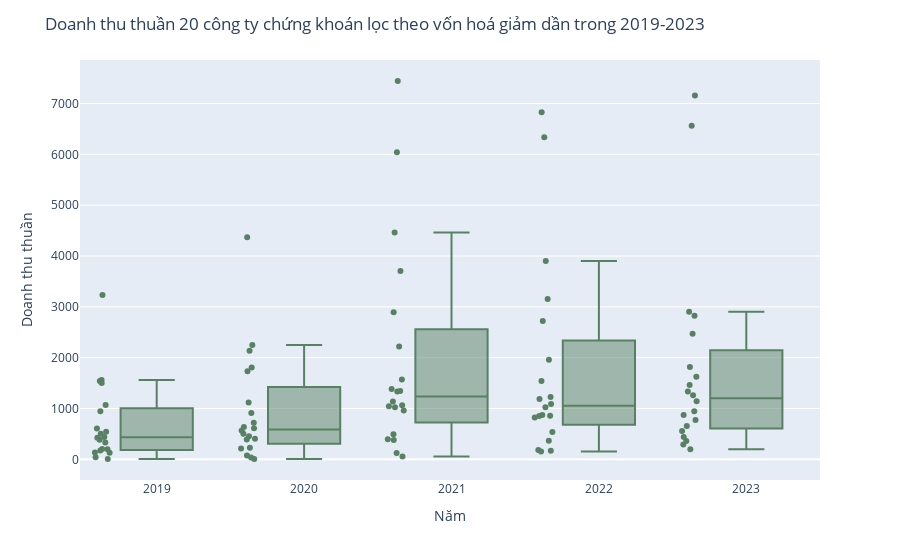

Notebook source saved alongside this figure:
### Code cell
import plotly.express as px
title="Doanh thu thuần 20 công ty chứng khoán lọc theo vốn hoá giảm dần trong 2019-2023" 
box = px.box(concatenated_df, x="Năm", y="Doanh thu thuần",
             color_discrete_sequence=['#588163'], points='all')
box.update_layout(title=title, showlegend=False ,yaxis=dict(nticks=10), )
box.show()
box.write_image("Doanh thu thuần 20 công ty chứng khoán lọc theo vốn hoá giảm dần trong 2019-2023.png")
display(Image(filename='Doanh thu thuần 20 công ty chứng khoán lọc theo vốn hoá giảm dần trong 2019-2023.png'))

### Figure 1 — Plotly figure (JSON) as saved in the notebook; plotly's stock layout.template omitted (floating-point values rounded to 4 significant figures)
{"data": [{"alignmentgroup": "True", "boxpoints": "all", "hovertemplate": "Năm=%{x}<br>Doanh thu thuần=%{y}<extra></extra>", "legendgroup": "", "marker": {"color": "#588163"}, "name": "", "notched": false, "offsetgroup": "", "orientation": "v", "showlegend": false, "type": "box", "x": ["2019", "2020", "2021", "2022", "2023", "2019", "2020", "2021", "2022", "2023", "2019", "2020", "2021", "2022", "2023", "2019", "2020", "2021", "2022", "2023", "2019", "2020", "2021", "2022", "2023", "2019", "2020", "2021", "2022", "2023", "2019", "2020", "2021", "2022", "2023", "2019", "2020", "2021", "2022", "2023", "2019", "2020", "2021", "2022", "2023", "2019", "2020", "2021", "2022", "2023", "2019", "2020", "2021", "2022", "2023", "2019", "2020", "2021", "2022", "2023", "2019", "2020", "2021", "2022", "2023", "2019", "2020", "2021", "2022", "2023", "2019", "2020", "2021", "2022", "2023", "2019", "2020", "2021", "2022", "2023", "2019", "2020", "2021", "2022", "2023", "2019", "2020", "2021", "2022", "2023", "2019", "2020", "2021", "2022", "2023", "2019", "2020", "2021", "2022", "2023"], "x0": " ", "xaxis": "x", "y": [1560, 2248, 4460, 3901, 2903, 426, 635, 1042, 1022, 1332, 332, 454, 1022, 823, 772, 1502, 2135, 6039, 6829, 6561, 944, 1116, 2218, 1958, 1816, 131, 37, 379, 184, 293, 541, 568, 1138, 855, 870, 437, 718, 1570, 1187, 1624, 196, 213, 494, 536, 559, 7, 6, 56, 167, 438, 608, 913, 1333, 1089, 1259, 173, 390, 1346, 2721, 2822, 1541, 1730, 3707, 3156, 2472, 135, 504, 958, 1227, 657, 3235, 4367, 7443, 6336, 7158, 42, 73, 125, 154, 200, 1067, 1805, 2895, 1542, 1460, 387, 404, 1383, 850, 944, 505, 609, 1065, 872, 1144, 204, 225, 394, 367, 361], "y0": " ", "yaxis": "y"}], "layout": {"autosize": true, "boxmode": "group", "legend": {"tracegroupgap": 0}, "margin": {"t": 60}, "showlegend": false, "title": {"text": "Doanh thu thuần 20 công ty chứng khoán lọc theo vốn hoá giảm dần trong 2019-2023"}, "xaxis": {"anchor": "y", "autorange": true, "domain": [0, 1], "range": [-0.5278, 4.5], "title": {"text": "Năm"}, "type": "category"}, "yaxis": {"anchor": "x", "autorange": true, "domain": [0, 1], "nticks": 10, "range": [-407.2, 7856.0], "title": {"text": "Doanh thu thuần"}, "type": "linear"}}}
